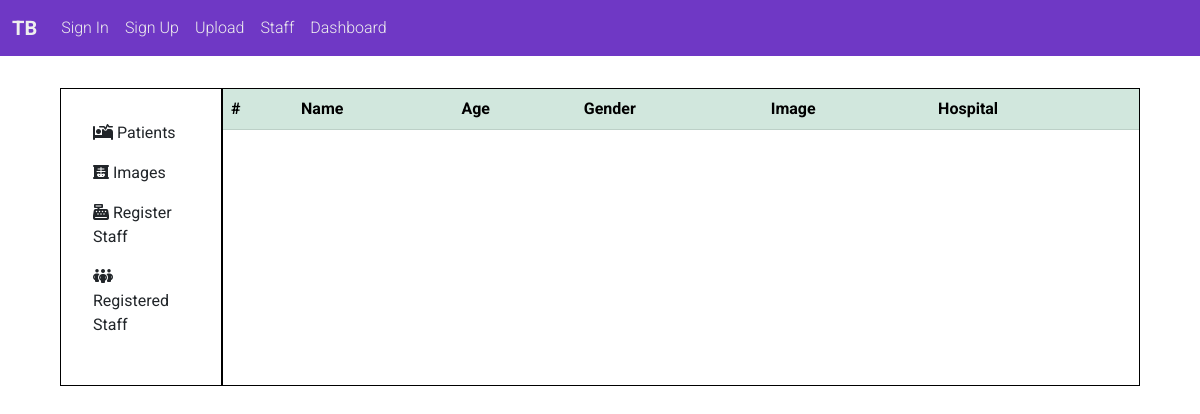
Before: /staff-dashboard with the older database file.
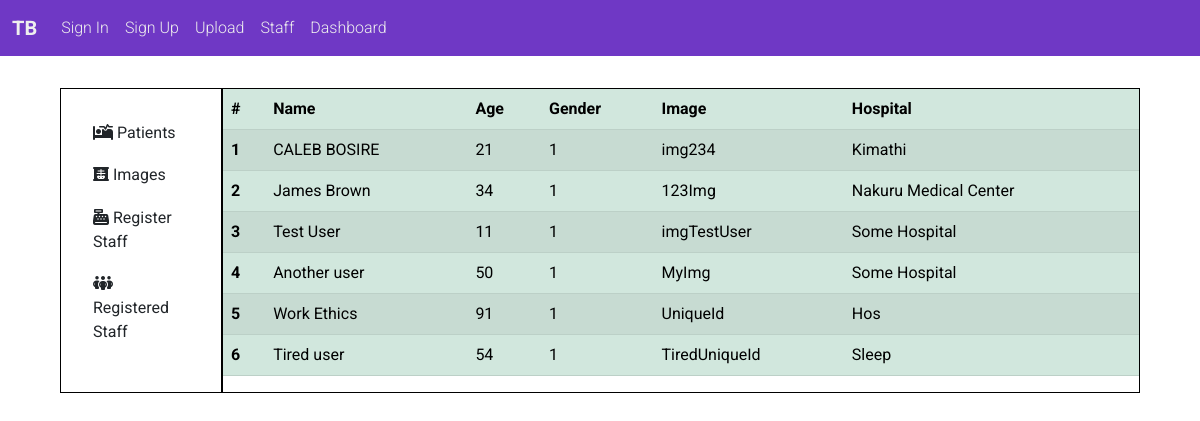
After: the same page with the newer database file.
### main.py (models this page shows)
class Patient(db.Model):
    __tablename__ = "patient"
    id = db.Column(db.Integer, primary_key=True)
    name = db.Column(db.String(250), nullable=False)
    age = db.Column(db.Integer, nullable=False)
    gender = db.Column(db.Integer, nullable=False)
    image_id = db.Column(db.String(250), nullable=False, unique=True)
    hospital = db.Column(db.String(500), nullable=False)

### main.py (the view)
@app.route("/staff-dashboard", methods=["GET", "POST"])
def staff_dashboard():
    patient_data = Patient.query.all()
    return render_template("staff-dashboard.html", data=patient_data)

### templates/staff-dashboard.html (shortened to what this page needs)
{% include "header.html" %}
<div class="staff-container">
    <div class="content">
        <div class="controls">
            <p><i class="fa-sharp fa-solid fa-bed-pulse"></i> Patients</p>
            <p><i class="fa-solid fa-x-ray"></i> Images</p>
            <p><i class="fa-sharp fa-solid fa-cash-register"></i> Register Staff</p>
            <p><i class="fa-sharp fa-solid fa-people-group"></i> Registered Staff</p>
        </div>
        <div class="data">
            <table class="table table-success table-striped">
                  <thead>
                    <tr>
                      <th scope="col">#</th>
                      <th scope="col">Name</th>
                      <th scope="col">Age</th>
                      <th scope="col">Gender</th>
                       <th scope="col">Image</th>
                       <th scope="col">Hospital</th>
                    </tr>
                  </thead>
                  <tbody>
                  {% for patient in data: %}
                        <tr>
                          <th scope="row">{{patient.id}}</th>
                          <td>{{patient.name}}</td>
                          <td>{{patient.age}}</td>
                          <td>{{patient.gender}}</td>
                          <td>{{patient.image_id}}</td>
                           <td>{{patient.hospital}}</td>
                        </tr>
                  {% endfor %}
                  </tbody>
            </table>
        </div>
    </div>
</div>
{% include "footer.html" %}

### templates/header.html (shortened to what this page needs)
<!DOCTYPE html>
<html lang="en">
<head>
    <link href="https://cdn.jsdelivr.net/npm/bootstrap@5.2.2/dist/css/bootstrap.min.css" rel="stylesheet">
    <link href="{{url_for('static', filename='css/styles.css')}}" rel="stylesheet">
</head>
<body>
<nav class="navbar navbar-expand-lg">
  <div class="container-fluid">
    <a class="navbar-brand" href="{{url_for('home')}}">TB</a>
    <div class="collapse navbar-collapse" id="navbarNav">
         <ul class="navbar-nav">
        {% if  not current_user.is_authenticated: %}
          <li class="nav-item">
             <a class="nav-link" href="{{url_for('login')}}">Sign In</a>
          </li>
          <li class="nav-item">
            <a class="nav-link" href="{{url_for('register')}}">Sign Up</a>
          </li>
        {% endif %}
        <li class="nav-item">
        <a class="nav-link" href="{{url_for('upload_image')}}">Upload</a>
      </li>
      <li class="nav-item">
          <a class="nav-link" href="{{url_for('staff_login')}}">Staff</a>
      </li>
      <li class="nav-item">
          <a class="nav-link" href="{{url_for('staff_dashboard')}}">Dashboard</a>
      </li>
    </ul>
    </div>
  </div>
</nav>

### templates/footer.html (shortened to what this page needs)
</body>
</html>

### templates/header.html (style rules this page uses)
* { box-sizing:border-box; }
body { font-family: 'Roboto', sans-serif; }
.navbar.navbar-expand-lg { background-color:#6F38C5; }
.navbar-brand, .nav-link { color:#EEEEEE; }
.navbar-brand { font-weight:700; }
.nav-link { font-weight:300; }

### templates/staff-dashboard.html (style rules this page uses)
.staff-container { width:90%; margin:0 auto; margin-top:2em; }
.controls { display:flex; justify-content:space-between; border:1px solid black; }
.data { border:1px solid black; }
@media (min-width:800px) { .content { display:flex; } }
@media (min-width:800px) { .controls { display:flex; flex-direction:column; width:15%; border:1px solid black; padding:2em; } }
@media (min-width:800px) { .data { width:85%; border:1px solid black; } }

Changed rows visible on the page:
added Patient: id "1", name "CALEB BOSIRE", age "21", gender "1", image_id "img234", hospital "Kimathi"
added Patient: id "2", name "James Brown", age "34", gender "1", image_id "123Img", hospital "Nakuru Medical Center"
added Patient: id "3", name "Test User", age "11", gender "1", image_id "imgTestUser", hospital "Some Hospital"
added Patient: id "4", name "Another user", age "50", gender "1", image_id "MyImg", hospital "Some Hospital"
added Patient: id "5", name "Work Ethics", age "91", gender "1", image_id "UniqueId", hospital "Hos"
added Patient: id "6", name "Tired user", age "54", gender "1", image_id "TiredUniqueId", hospital "Sleep"
